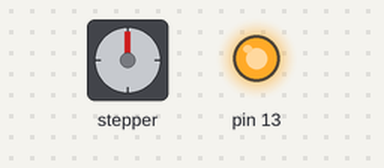
Bench run of a sketch on a simulated Arduino Uno, built with avr-gcc and run on an emulated ATmega328P. Parts: stepper motor, output pins drawn as LEDs (lit = HIGH). Wiring (inferred from the names in the program): stepper motor driver (200 steps per turn assumed): step pin 3; direction pin 4. Pins used as bus, display or sensor lines are not drawn.

Above: at 0.05 s.
At 6.05 s:
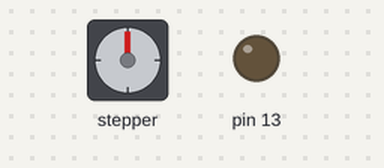
At 7.3 s:
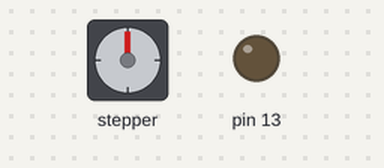
At 8.6 s:
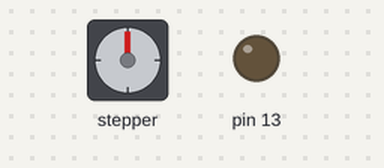
Timing chart, 0 to 11.2 s (numbered marks = the images above):
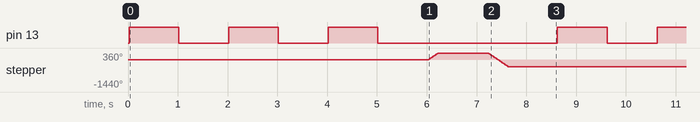

Measured:
- by itself, pin 13: repeats every 8.6 s: 2 × (LOW 1.0 s, HIGH 1.0 s), LOW 3.6 s, HIGH 1.0 s
- by itself, stepper: turns 360° clockwise in 0.20 s, then 720° counter-clockwise in 0.40 s, repeating every 8.6 s

The sketch:

stepMotor1.ino
```cpp
/*     Simple Stepper Motor Control Exaple Code
 *
 *  by Dejan Nedelkovski, www.HowToMechatronics.com
 *  https://howtomechatronics.com/tutorials/arduino/how-to-control-stepper-motor-with-a4988-driver-and-arduino/
 */
// defines pins numbers
const int stepPin = 3;
const int dirPin = 4;
const int resetPin = 5;

void setup() {
  pinMode(13, OUTPUT);
  // Sets the two pins as Outputs
  pinMode(stepPin,OUTPUT);
  pinMode(dirPin,OUTPUT);
  pinMode(resetPin,OUTPUT);
  digitalWrite(resetPin,HIGH);
  delay(10);
  digitalWrite(resetPin,LOW);
  delay(10);
  digitalWrite(resetPin,HIGH);

}
void loop() {

  for(int i=0;i<3;i++){
    digitalWrite(13,HIGH);
    delay(1000);
    digitalWrite(13,LOW);
    delay(1000);
  }

  digitalWrite(dirPin,HIGH); // Enables the motor to move in a particular direction
  // Makes 200 pulses for making one full cycle rotation
  for(int x = 0; x < 200; x++) {
    digitalWrite(stepPin,HIGH);
    delayMicroseconds(500);
    digitalWrite(stepPin,LOW);
    delayMicroseconds(500);
  }
  delay(1000); // One second delay

  digitalWrite(dirPin,LOW); //Changes the rotations direction
  // Makes 400 pulses for making two full cycle rotation
  for(int x = 0; x < 400; x++) {
    digitalWrite(stepPin,HIGH);
    delayMicroseconds(500);
    digitalWrite(stepPin,LOW);
    delayMicroseconds(500);
  }
  delay(1000);
}
```
